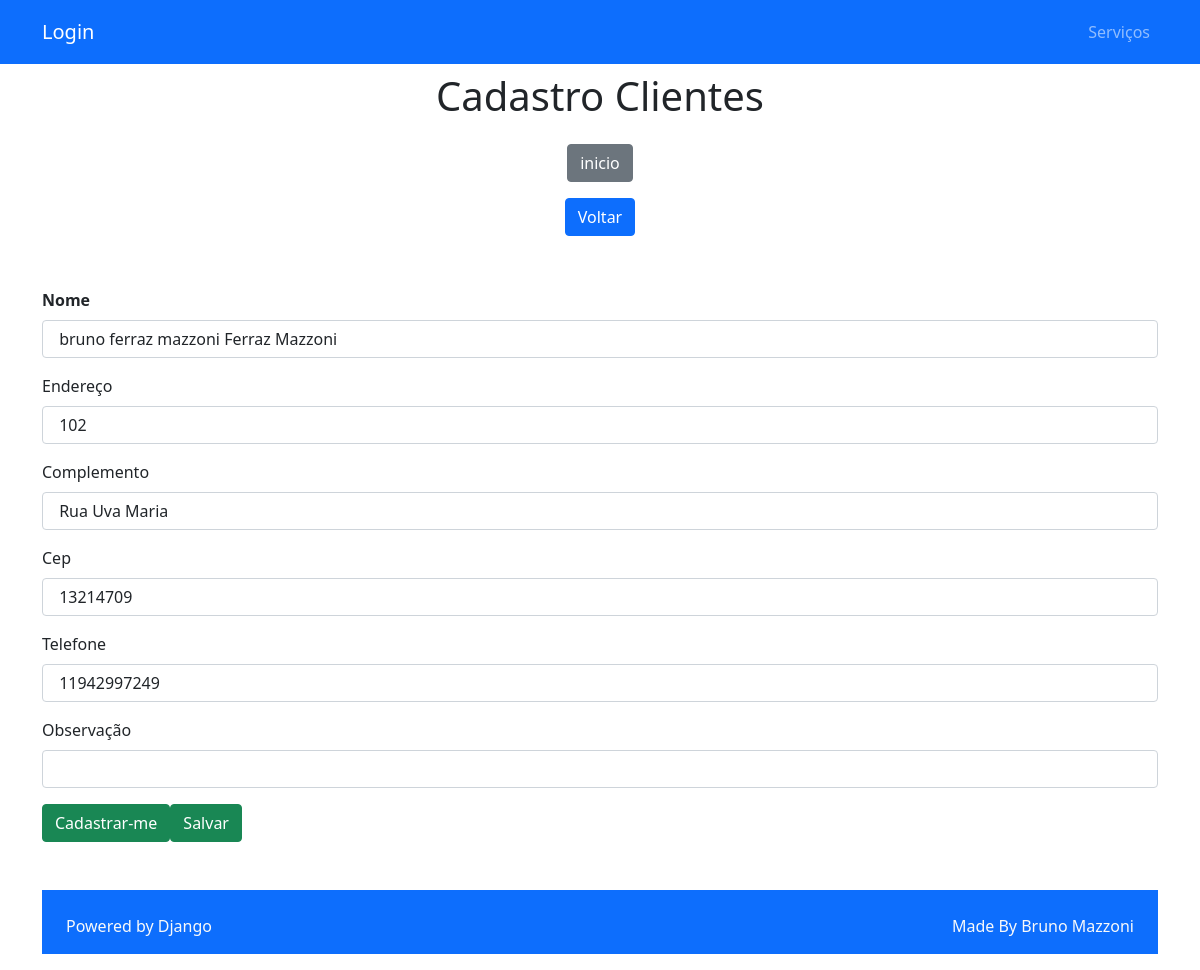
/editpessoa/1/, run on the app's committed database.
### home/models.py (models this page shows, shortened)
class Pessoa(models.Model):
    nome = models.CharField(max_length=128)
    endereco = models.CharField(max_length=120)
    complemento = models.CharField(max_length=120)
    cep =  models.CharField(max_length=12)
    telefone = models.CharField(max_length=12)
    observacao = models.TextField(blank=True)

### home/views.py (the view)
# urls.py: path('editpessoa/<int:pk>/', edit, name='edit'),
def edit(request, pk):
    data = {}
    data['db'] = Pessoa.objects.get(pk=pk)
    data['form'] = PessoaForm(instance=data['db'])
    return render(request, 'pessoa/formpessoa.html', data)

### home/forms.py
class PessoaForm(ModelForm):
    class Meta:
     model = Pessoa
     fields = ['nome','endereco','complemento','cep','telefone','observacao']

### home/templates/pessoa/formpessoa.html (shortened to what this page needs)
<!DOCTYPE html>
{% extends 'base.html' %}
{% block conteudo %}
{% load static %}
<html lang="en">
<head>
   <link rel="stylesheet" type="text/css" href="{% static 'polls/style.css' %}">
    <link href="https://cdn.jsdelivr.net/npm/bootstrap@5.1.3/dist/css/bootstrap.min.css" rel="stylesheet">
</head>
<body>
<div class="col-8 m-auto pt-2 pb-2 text-center">
    <h1>Cadastro Clientes</h1>
</div>
<div class="col-8 m-auto pt-2 pb-2  text-center">
    <a href="/" class="btn btn-secondary">inicio</a>
</div>
<div class="col-8 m-auto pt-2 pb-2  text-center">
    <a href="/homepessoa" class="btn btn-primary">Voltar</a>
</div>
<div class="col-3 m-auto pt-3 pb-1  text-center"></div>
    <div class="col-8 m-auto pt-4 pt-2 text-center"></div>
    <table class="table" border="19" style="width:100%" text-align="center" >
<form method="POST" name="formpessoa" id="formpessoa"  action="{% if db %}/updatepessoa/{{db.id}}/{%else%}/createpessoa/{% endif %}">
  <div class="form-group">
    <b><label>Nome</label></b>
    <input type="text" name="nome" value="{{request.POST.nome}} {{db.nome}}" class="form-control">
  </div>
  <div class="form-group">
    <label>Endereço</label>
    <input type="text" name="endereco" value="{{request.POST.endereco}} {{db.endereco}}" class="form-control">
  </div>
  <div class="form-group">
    <label>Complemento</label>
    <input type="text" name="complemento" value="{{request.POST.complemento}} {{db.complemento}}" class="form-control">
  </div>
  <div class="form-group">
    <label>Cep</label>
    <input type="text" name="cep" value="{{request.POST.cep}} {{db.cep}}" class="form-control">
  </div>
  <div class="form-group">
    <label>Telefone</label>
    <input type="text" name="telefone" value="{{request.POST.telefone}} {{db.telefone}}" class="form-control">
  </div>
 <div class="form-group">
    <label>Observação</label>
    <input type="text" name="observacao " value="{{request.POST.observacao }} {{db.observacao }}" class="form-control">
  </div>
  <button type="submit" class="btn btn-success">Cadastrar-me</button>
<input type="submit" class="btn btn-success" value="Salvar">
</form>
</body>
</html>
{% endblock %}

### templates/static/polls/style.css (style rules this page uses)
.table { border-collapse: collapse; border: 3px solid rgb(100,130,140); width 75%; background: Beige; width: center; }

### data on the page
Pessoa: nome "bruno ferraz mazzoni Ferraz Mazzoni", endereco "102", complemento "Rua Uva Maria", cep "13214709", telefone "11942997249"
